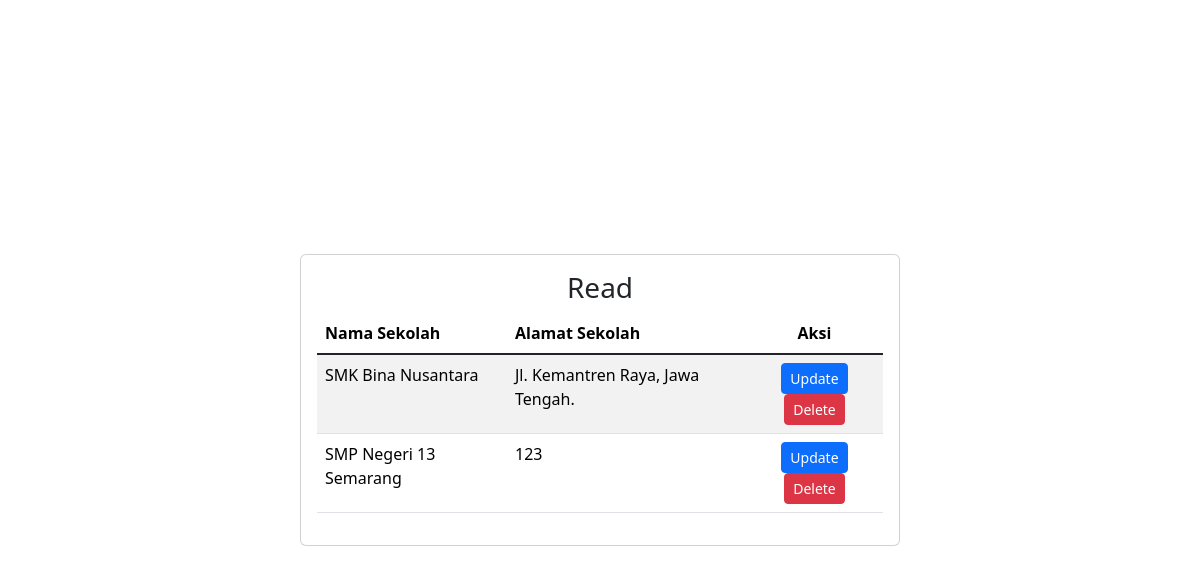
The app's page /crud/read.php with its own data.
### tables this page shows
CREATE TABLE `sekolah` (
  `id` int(11) NOT NULL,
  `nama_sekolah` varchar(255) DEFAULT NULL,
  `alamat_sekolah` varchar(255) DEFAULT NULL
);

### crud/read.php (the view, shortened to what this page needs)
<?php include 'connect.php'?>
<!DOCTYPE html>
<html lang="en">
<head>
    <link href="https://cdn.jsdelivr.net/npm/bootstrap@5.3.1/dist/css/bootstrap.min.css" rel="stylesheet"
>
</head>
<body class="min-vh-100 d-flex align-items-center">
    <div class="card w-50 m-auto p-3">
        <h3 class="text-center">Read</h3>
        <table class="table table-striped table-hover">
            <thead>
                <tr>
                    <th>Nama Sekolah</th>
                    <th>Alamat Sekolah</th>
                    <th class="text-center">Aksi</th>
                </tr>
            </thead>
            <tbody class="table-group-divider">
                <?php
                    $sql = "select * from sekolah";
                    $result = mysqli_query($conn, $sql);
                    if ($result) {
                        while($data = mysqli_fetch_assoc($result)){
                            $id = $data['id'];
                            $nama_sekolah = $data['nama_sekolah'];
                            $alamat_sekolah = $data['alamat_sekolah'];
                            echo '
                                <tr>
                                    <td>'.$nama_sekolah.'</td>
                                    <td>'.$alamat_sekolah.'</td>
                                    <td class="text-center">
                                        <a href="update.php?id='.$id.'" class="btn btn-sm btn-primary">Update</a>
                                        <button onClick="hapus('.$id.')" class="btn btn-sm btn-danger">Delete</button>
                                    </td>
                                </tr>
                            ';
                        }
                    }
                ?>
            </tbody>
        </table>
    </div>
</body>
</html>

### records on screen
sekolah: nama_sekolah "SMK Bina Nusantara", alamat_sekolah "Jl. Kemantren Raya, Jawa Tengah."
sekolah: nama_sekolah "SMP Negeri 13 Semarang", alamat_sekolah "123"
